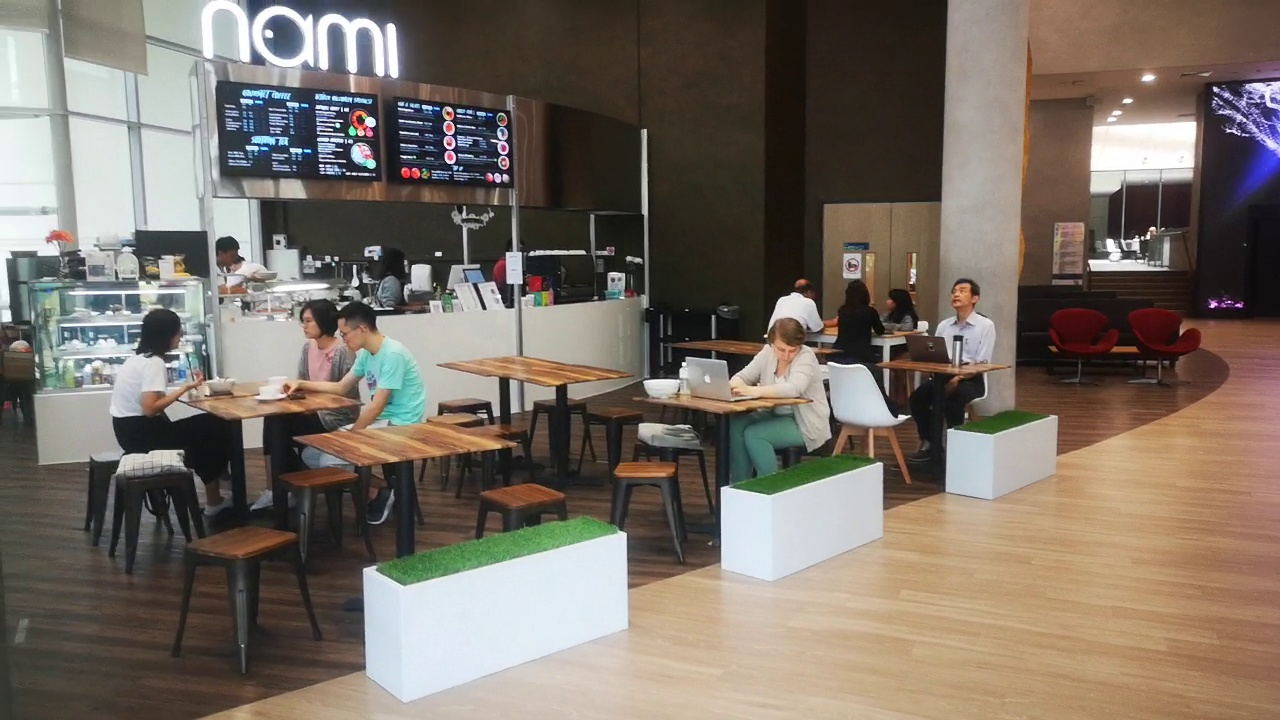
#> input picture data/frame87.jpg, 1280 x 720 px
$ python sample-match-2.py
#> lines starting #> are read from the running program, lines starting #| are printed output that depends on the picture
# -*- coding: utf-8 -*-
"""
Created on Tue Apr 28 21:20:54 2020

@author: Mypc
"""

import numpy as np
import cv2
import matplotlib.pyplot as plt

image = cv2.imread('data/frame87.jpg')
#> image is the input picture: shape (720, 1280, 3); mean B, G, R 101.3, 111.3, 121.4

pixel_values = image.reshape((-1, 3))
# convert to float
pixel_values = np.float32(pixel_values)

criteria = (cv2.TERM_CRITERIA_EPS + cv2.TERM_CRITERIA_MAX_ITER, 100, 0.2)
k = 6
_, labels, (centers) = cv2.kmeans(pixel_values, k, None, criteria, 10, cv2.KMEANS_RANDOM_CENTERS)
#> centers = [[180.4, 188.8, 192.8], [93.16, 108.7, 127], [59.56, 66.9, 77.25], [125.4, 151.9, 177.3], [233.7, 230.2, 223], [29.15, 33.82, 39.86]]

# convert back to 8 bit values
centers = np.uint8(centers)
#> centers = [[180, 188, 192], [93, 108, 126], [59, 66, 77], [125, 151, 177], [233, 230, 223], [29, 33, 39]]

# flatten the labels array
labels = labels.flatten()

segmented_image = centers[labels.flatten()]

# reshape back to the original image dimension
segmented_image = segmented_image.reshape(image.shape)
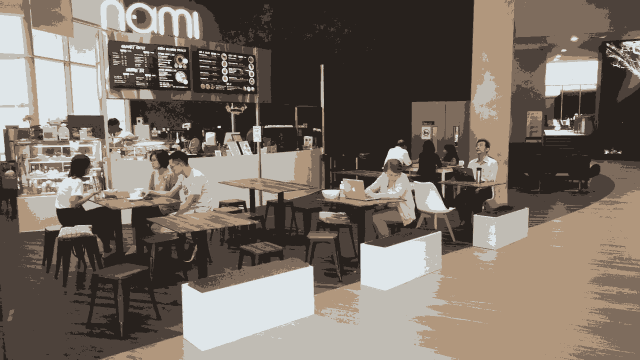
#> segmented_image: shape (720, 1280, 3) (shown at 1/2 size); mean B, G, R 100.9, 110.5, 120.8
# show the image
plt.imshow(segmented_image)
plt.show()

# disable only the cluster number 2 (turn the pixel into black)
masked_image = np.copy(image)
# convert to the shape of a vector of pixel values
masked_image = masked_image.reshape((-1, 3))
# color (i.e cluster) to disable
cluster = 3
masked_image[labels == cluster] = [0, 0, 0]
# convert back to original shape
masked_image = masked_image.reshape(image.shape)
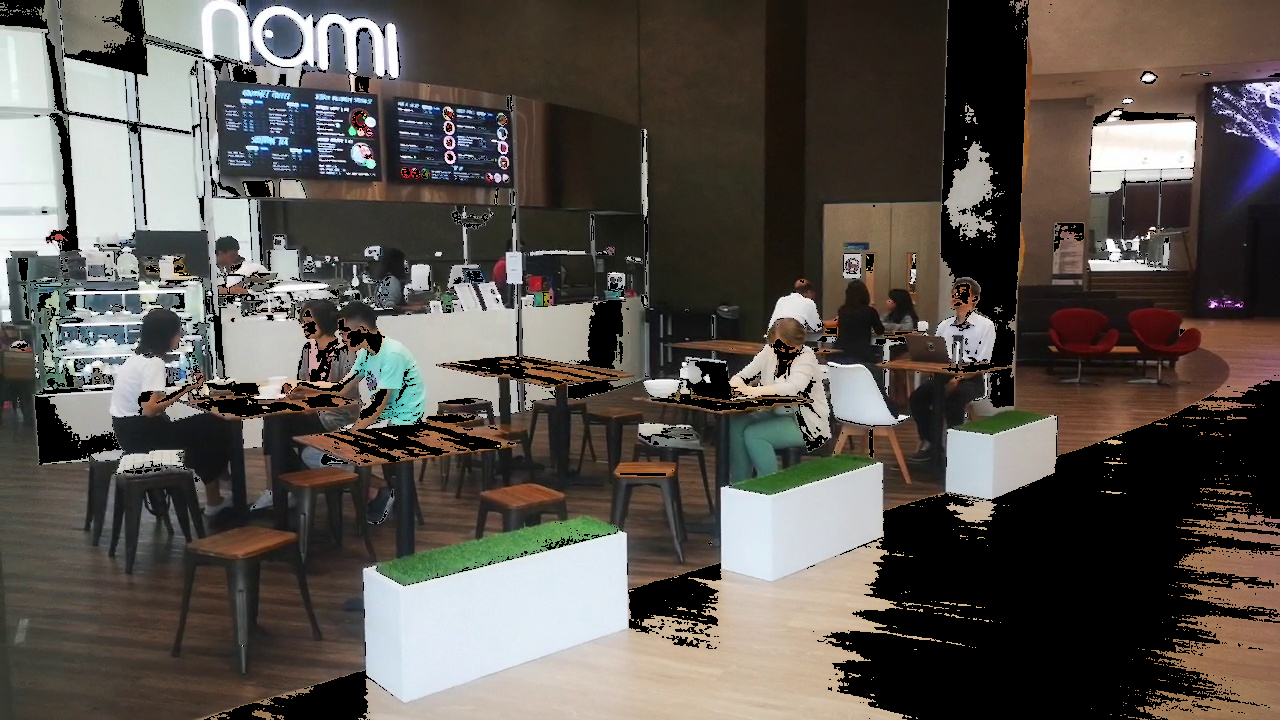
#> masked_image: shape (720, 1280, 3); mean B, G, R 78.9, 84.2, 89.7
# show the image
plt.imshow(masked_image)
plt.show()

$ run again, with data/frame0.jpg copied over data/frame87.jpg
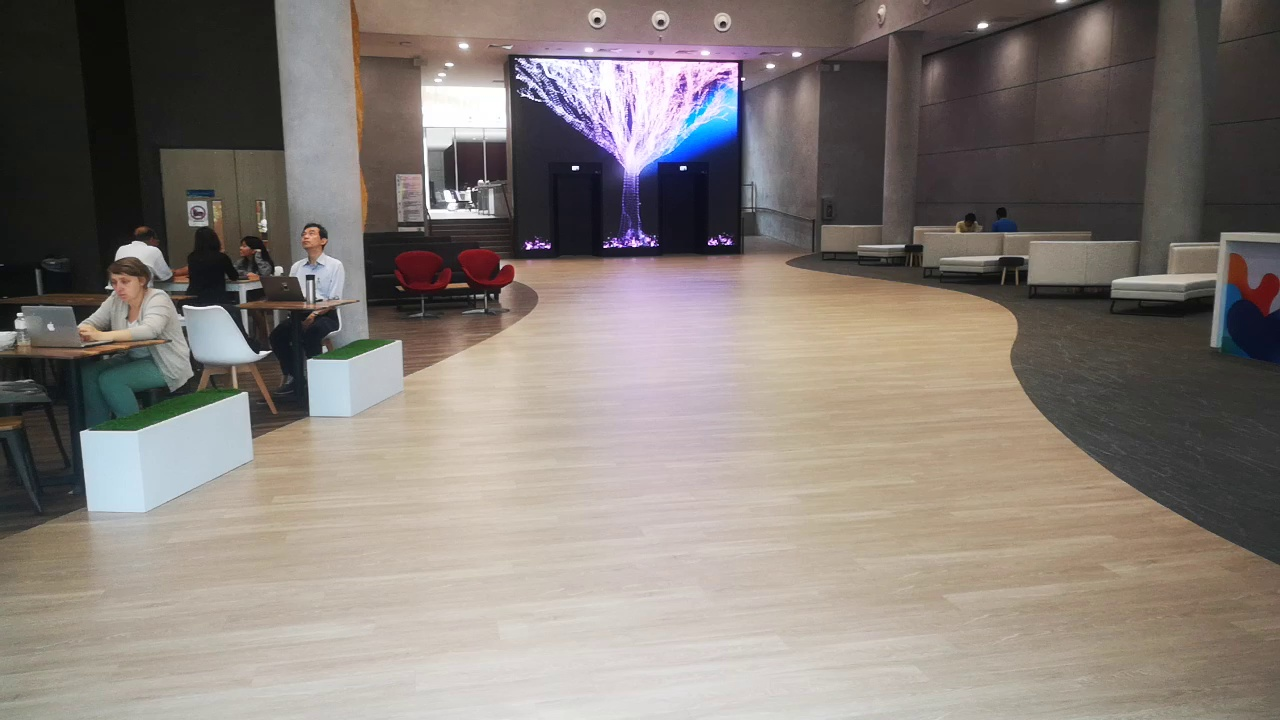
#> input picture data/frame0.jpg, 1280 x 720 px
#> image is the input picture: shape (720, 1280, 3); mean B, G, R 119.4, 125.2, 133.5
#> `_, labels, (centers) = cv2.kmeans(pixel_values, k, None, criteria, 10,..`: centers = [[106.3, 117, 132.9], [237.5, 125.5, 36.74], [28.87, 28.26, 28.62], [149.8, 165.4, 178.8], [198.6, 200.2, 207.3], [60.7, 63, 68.57]]
#> `centers = np.uint8(centers)`: centers = [[106, 116, 132], [237, 125, 36], [28, 28, 28], [149, 165, 178], [198, 200, 207], [60, 62, 68]]
#> `segmented_image = segmented_image.reshape(image.shape)`:
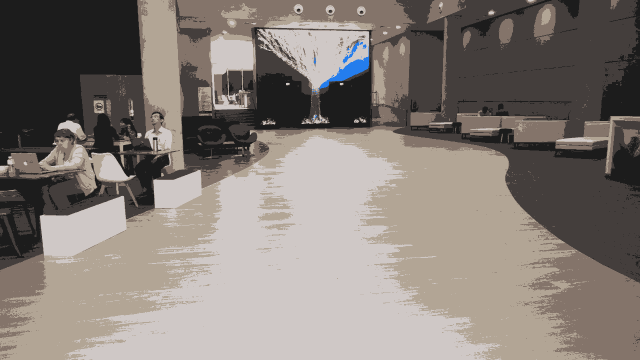
#> segmented_image: shape (720, 1280, 3) (shown at 1/2 size); mean B, G, R 118.7, 124.7, 132.8
#> `masked_image = masked_image.reshape(image.shape)`:
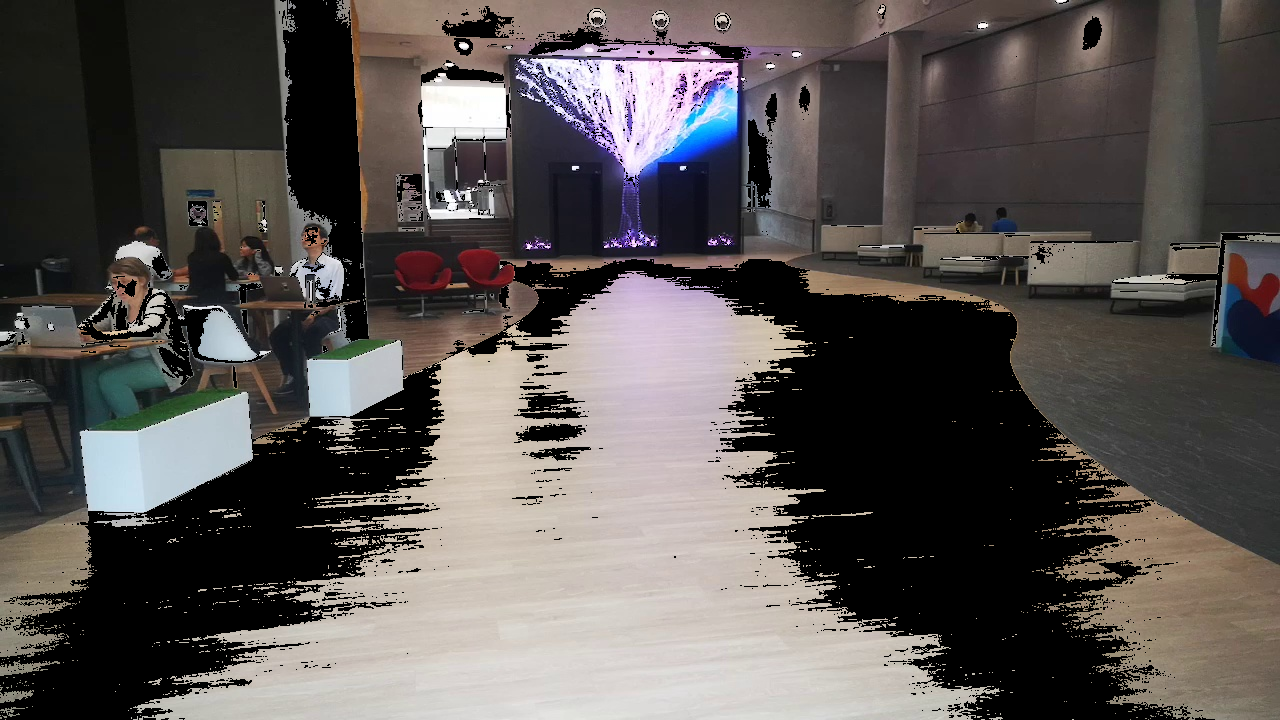
#> masked_image: shape (720, 1280, 3); mean B, G, R 82.6, 84.6, 89.6

$ run again, with data/frame1044.jpg copied over data/frame87.jpg
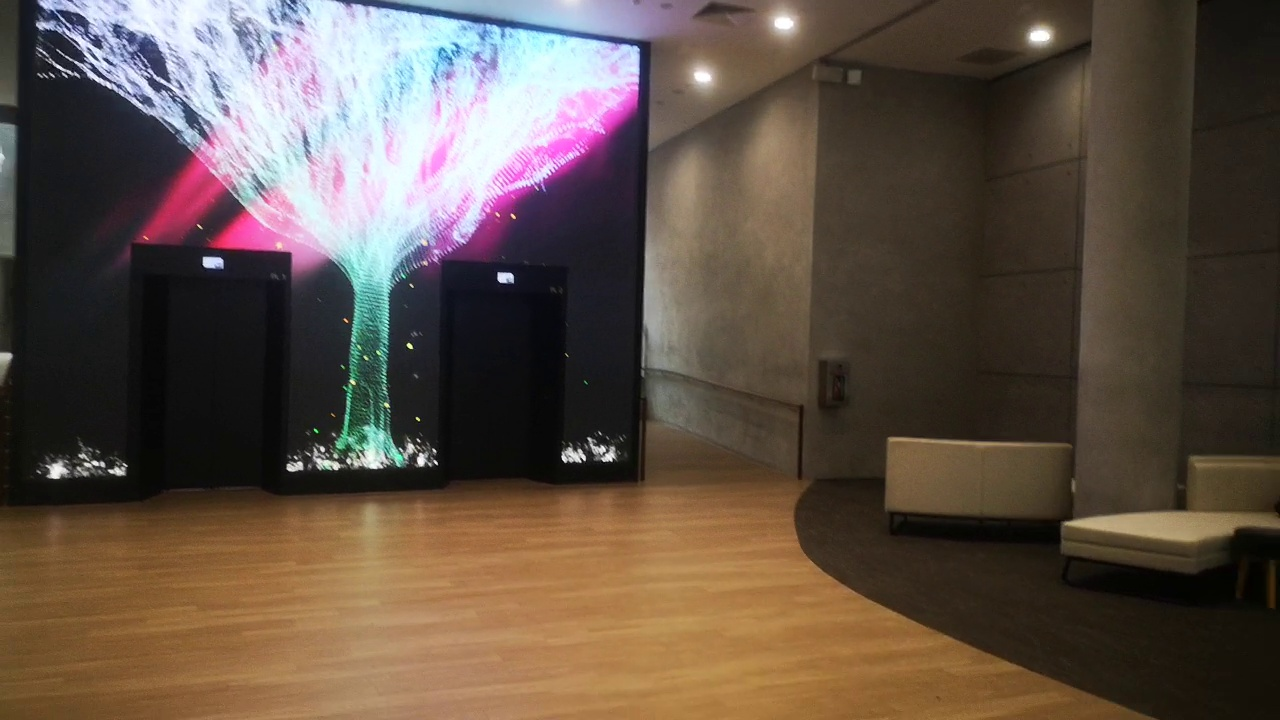
#> input picture data/frame1044.jpg, 1280 x 720 px
#> image is the input picture: shape (720, 1280, 3); mean B, G, R 69.9, 81, 95.6
#> `_, labels, (centers) = cv2.kmeans(pixel_values, k, None, criteria, 10,..`: centers = [[248.2, 228.6, 221.9], [192.2, 159.1, 165.7], [63.44, 88.31, 115.1], [83.15, 124.4, 168.5], [43.46, 53.4, 63.88], [21.49, 24.61, 27.85]]
#> `centers = np.uint8(centers)`: centers = [[248, 228, 221], [192, 159, 165], [63, 88, 115], [83, 124, 168], [43, 53, 63], [21, 24, 27]]
#> `segmented_image = segmented_image.reshape(image.shape)`:
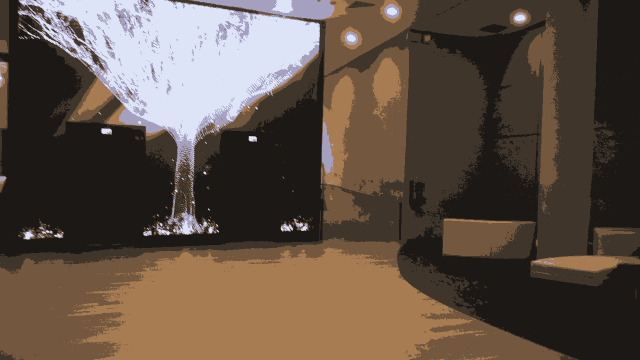
#> segmented_image: shape (720, 1280, 3) (shown at 1/2 size); mean B, G, R 69.5, 80.5, 94.9
#> `masked_image = masked_image.reshape(image.shape)`:
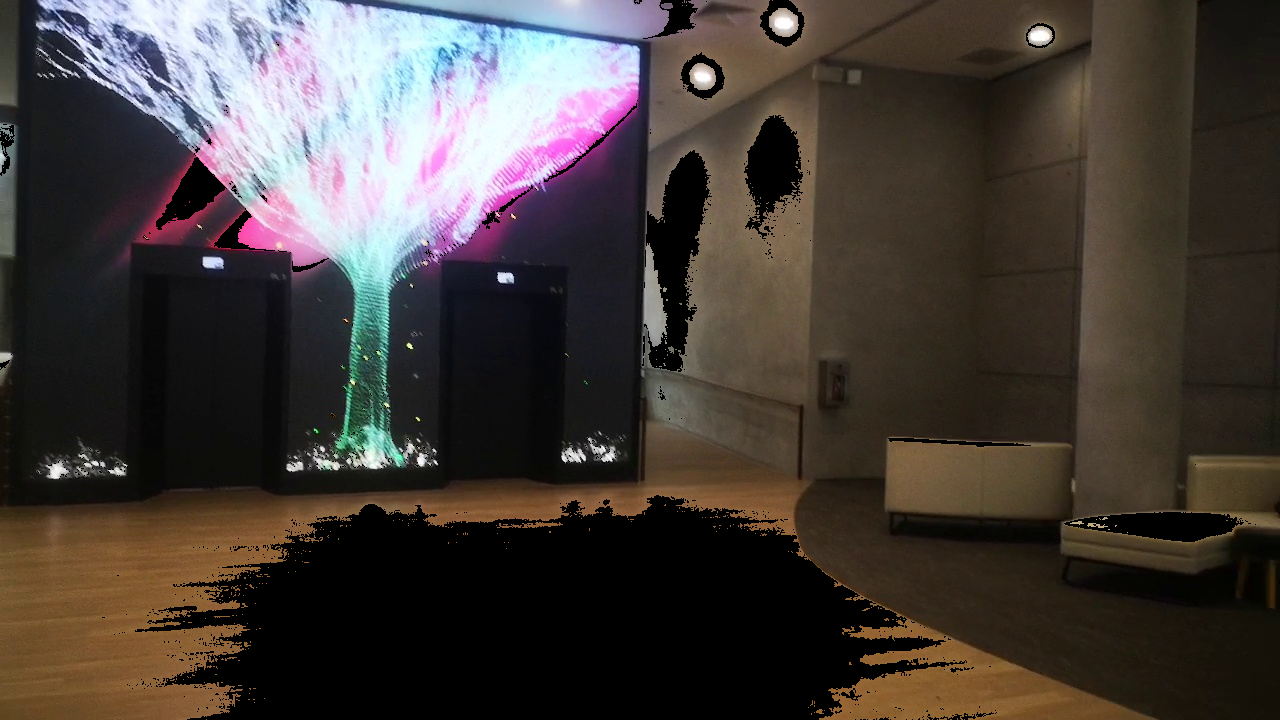
#> masked_image: shape (720, 1280, 3); mean B, G, R 56.4, 60.9, 68.3
